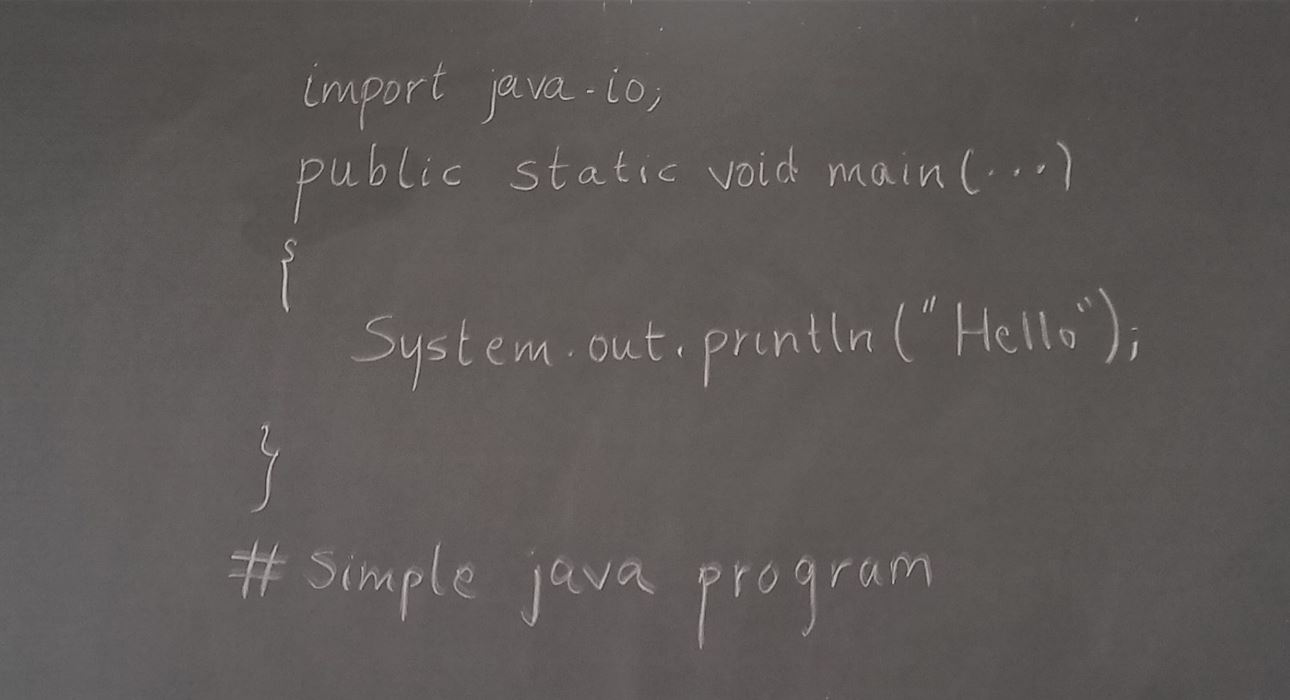
#> input picture INPUTS/1.jpg, 1290 x 700 px
$ python GenData.py INPUTS/1.jpg   (older library calls are emulated)
#> lines starting #> are read from the running program, lines starting #| are printed output that depends on the picture; after the words box and inside, x2 and y2 are one past the last pixel; in counts of white or black regions, pixels touching at a corner belong together
import sys
import numpy as np
import cv2
import os

MIN_CONTOUR_AREA = 30
RESIZED_IMAGE_WIDTH = 20
RESIZED_IMAGE_HEIGHT = 30

def main():
    imgTrainingNumbers = cv2.imread(sys.argv[1]);
#> imgTrainingNumbers is the input picture: shape (700, 1290, 3); mean B, G, R 87.5, 89.5, 94

    if imgTrainingNumbers is None:
        print ("error: image not read from file \n\n")
        os.system("pause")
        return

    imgGray = cv2.cvtColor(imgTrainingNumbers, cv2.COLOR_BGR2GRAY)
    imgBlurred = cv2.GaussianBlur(imgGray, (5,5), 0)
    imgThresh = cv2.adaptiveThreshold(imgBlurred, 255, cv2.ADAPTIVE_THRESH_GAUSSIAN_C, cv2.THRESH_BINARY_INV, 11, 2)
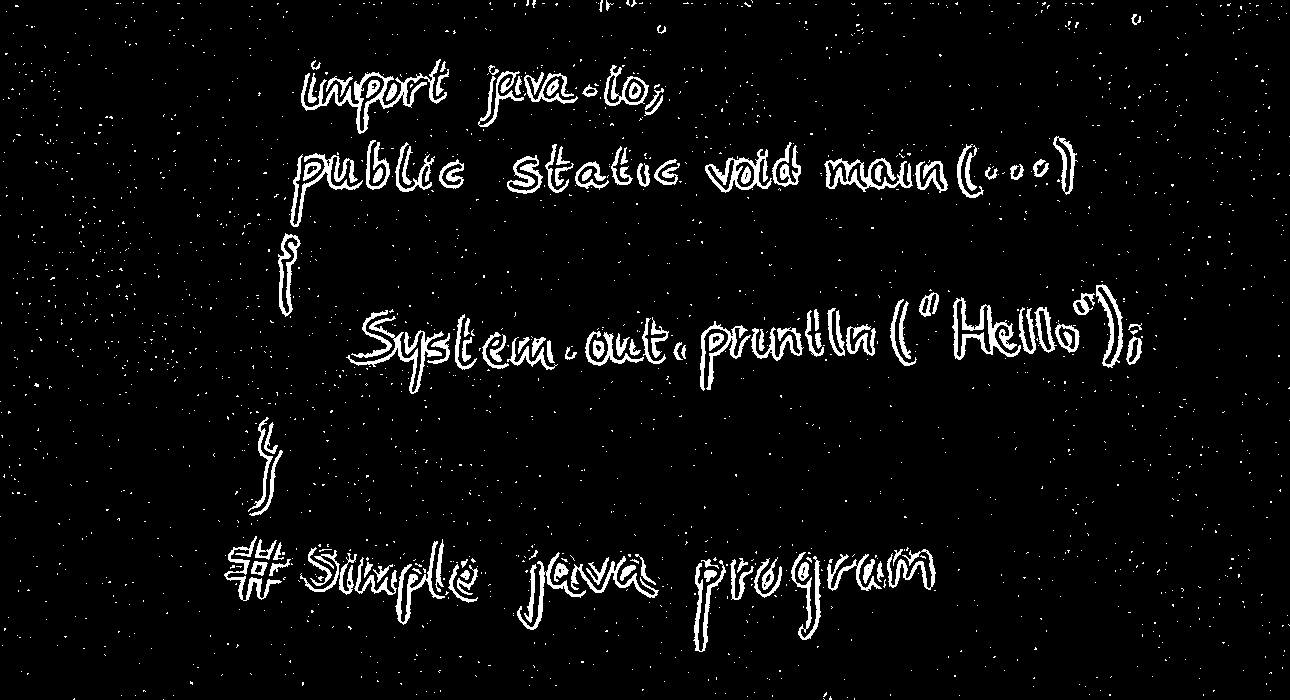
#> imgThresh: shape (700, 1290); 4.8% white; 2240 white regions (2102 under 20 px)
    imgThreshCopy = imgThresh.copy()
    imgContours, npaContours, npaHierarchy = cv2.findContours(imgThreshCopy, cv2.RETR_EXTERNAL,  cv2.CHAIN_APPROX_SIMPLE)
#> npaContours = 2236 contours, 2108 with area under 20; largest, box (x1, y1, x2, y2) and area: (301, 59, 447, 134) 1878, (952, 297, 1021, 360) 1632, (705, 149, 772, 193) 1326, (824, 158, 913, 192) 1280, (1096, 284, 1123, 368) 1031; npaHierarchy = 2236 rows, first 6: [1, -1, -1, -1], [2, 0, -1, -1], [3, 1, -1, -1], [4, 2, -1, -1], [5, 3, -1, -1], [6, 4, -1, -1]
    npaFlattenedImages =  np.empty((0, RESIZED_IMAGE_WIDTH * RESIZED_IMAGE_HEIGHT))

    intClassifications = []
    intValidChars = [ord('0'), ord('1'), ord('2'), ord('3'), ord('4'), ord('5'), ord('6'), ord('7'), ord('8'), ord('9'),
                     ord('A'), ord('B'), ord('C'), ord('D'), ord('E'), ord('F'), ord('G'), ord('H'), ord('I'), ord('J'),
                     ord('K'), ord('L'), ord('M'), ord('N'), ord('O'), ord('P'), ord('Q'), ord('R'), ord('S'), ord('T'),
                     ord('U'), ord('V'), ord('W'), ord('X'), ord('Y'), ord('Z'),
                     ord('a'), ord('b'), ord('c'), ord('d'), ord('e'), ord('f'), ord('g'), ord('h'), ord('i'), ord('j'),
                     ord('k'), ord('l'), ord('m'), ord('n'), ord('o'), ord('p'), ord('q'), ord('r'), ord('s'), ord('t'),
                     ord('u'), ord('v'), ord('w'), ord('x'), ord('y'), ord('z'), ord(' '),
					 ord('!'), ord('@'), ord('#'), ord('$'), ord('%'), ord('^'), ord('&'), ord('*'), ord('('), ord(')'), ord('-'),
					 ord('+'), ord('='), ord('{'), ord('}'), ord('['), ord(']'), ord(';'), ord(':'), ord('"'), ord('\''), ord('<'),
					 ord('>'), ord(','), ord('.'), ord('?'), ord('/'), ord('|'), ord('\\')]

    for npaContour in npaContours:
        if cv2.contourArea(npaContour) > MIN_CONTOUR_AREA:
            [intX, intY, intW, intH] = cv2.boundingRect(npaContour)

            cv2.rectangle(imgTrainingNumbers, (intX, intY), (intX+intW,intY+intH), (0, 0, 255), 2)

            imgROI = imgThresh[intY:intY+intH, intX:intX+intW]
            imgROIResized = cv2.resize(imgROI, (RESIZED_IMAGE_WIDTH, RESIZED_IMAGE_HEIGHT))

            #cv2.imshow("imgROI", imgROI)
            cv2.imshow("imgROIResized", imgROIResized)
            cv2.imshow("training_numbers.png", imgTrainingNumbers)

            intChar = cv2.waitKey(0)

            if intChar == 27:
                sys.exit()
            elif intChar in intValidChars:

                intClassifications.append(intChar)
                npaFlattenedImage = imgROIResized.reshape((1, RESIZED_IMAGE_WIDTH * RESIZED_IMAGE_HEIGHT))
                npaFlattenedImages = np.append(npaFlattenedImages, npaFlattenedImage, 0)
#> this loop made 344 passes; (key Q is pressed on pass 321)
#> (intX, intY, intW, intH) on passes 321, 323, 339, 340, 344: (704, 570, 13, 12), (460, 570, 10, 10), (620, 565, 16, 16), (457, 565, 21, 30), (524, 564, 13, 59)
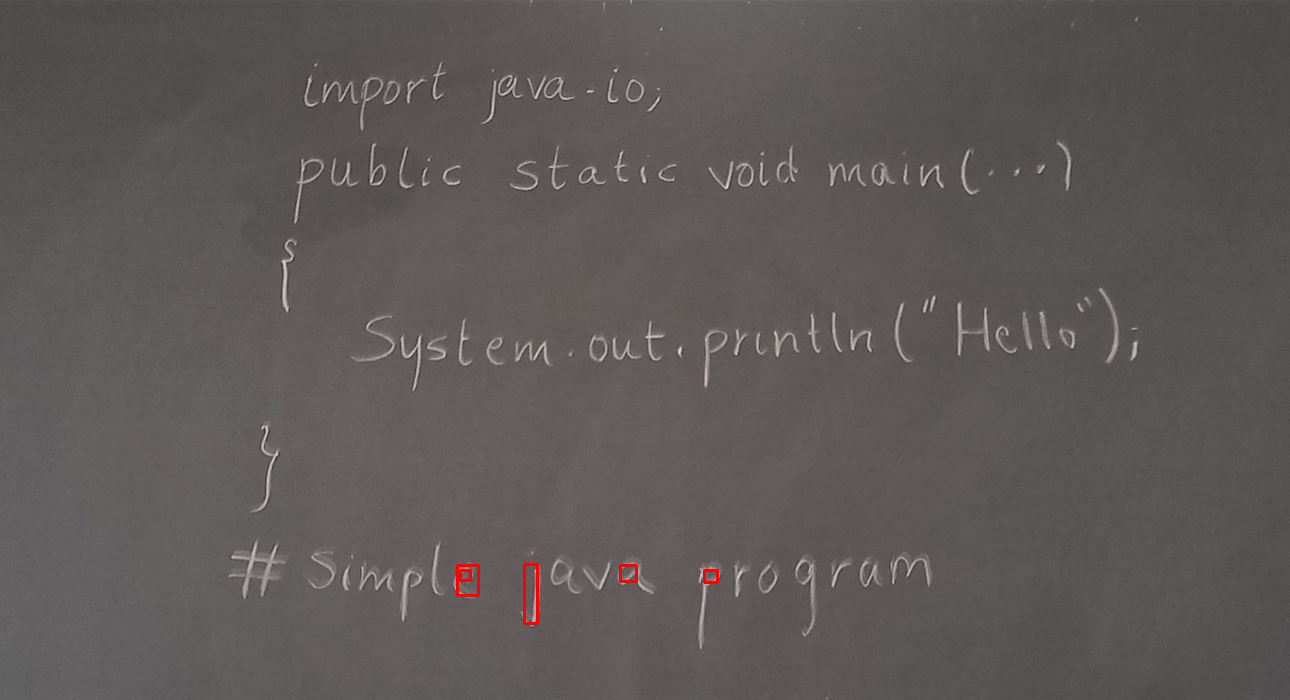
#> imgTrainingNumbers: shape (700, 1290, 3); 0.13% of pixels changed, all inside (x1, y1, x2, y2) = (456, 563, 719, 625)
#> after the loop, intClassifications = [81, 101, 113, 120]

    fltClassifications = np.array(intClassifications, np.float32)
    npaClassifications = fltClassifications.reshape((fltClassifications.size, 1))

    print ("\n\ntraining complete !!\n")
    np.savetxt("D:\Project\\segmented_images\\classifications.txt", npaClassifications)
    np.savetxt("D:\Project\\segmented_images\\flattened_images.txt", npaFlattenedImages)

    cv2.destroyAllWindows()

    return

if __name__ == "__main__":
    main()
#> (the program exits here)

$ run again, on INPUTS/11.jpg
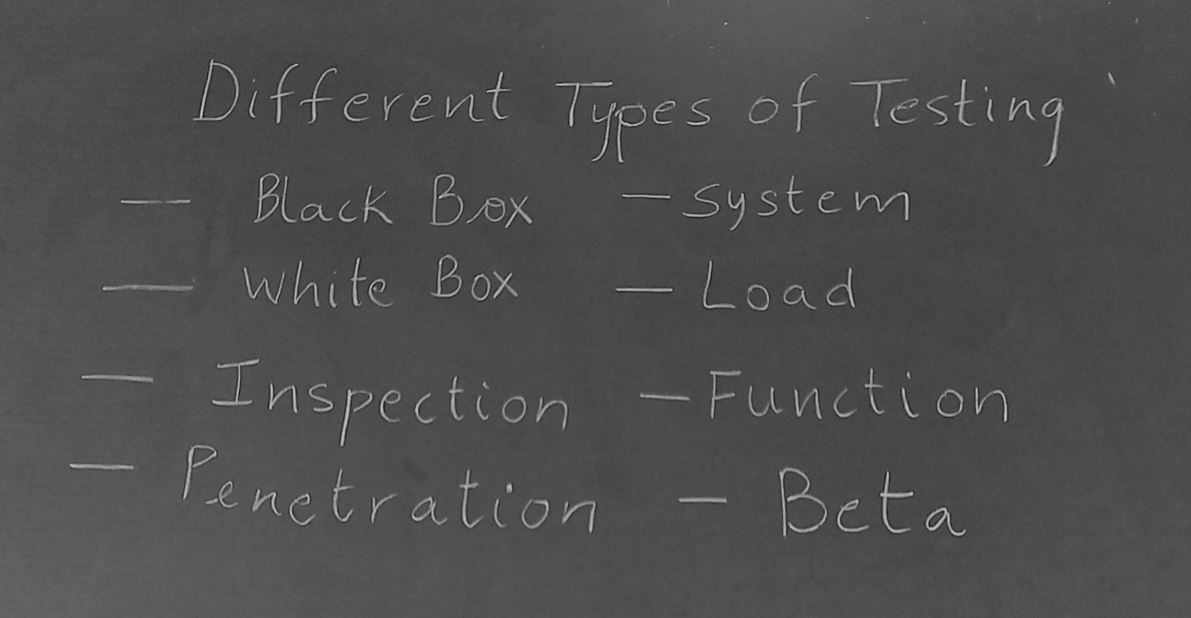
#> input picture INPUTS/11.jpg, 1191 x 618 px
#> in main, imgTrainingNumbers is the input picture: shape (618, 1191, 3); min 22, max 207, mean 77.9
#> in main, `imgThresh = cv2.adaptiveThreshold(imgBlurred, 255, cv2.ADAPTIVE_THRESH..`:
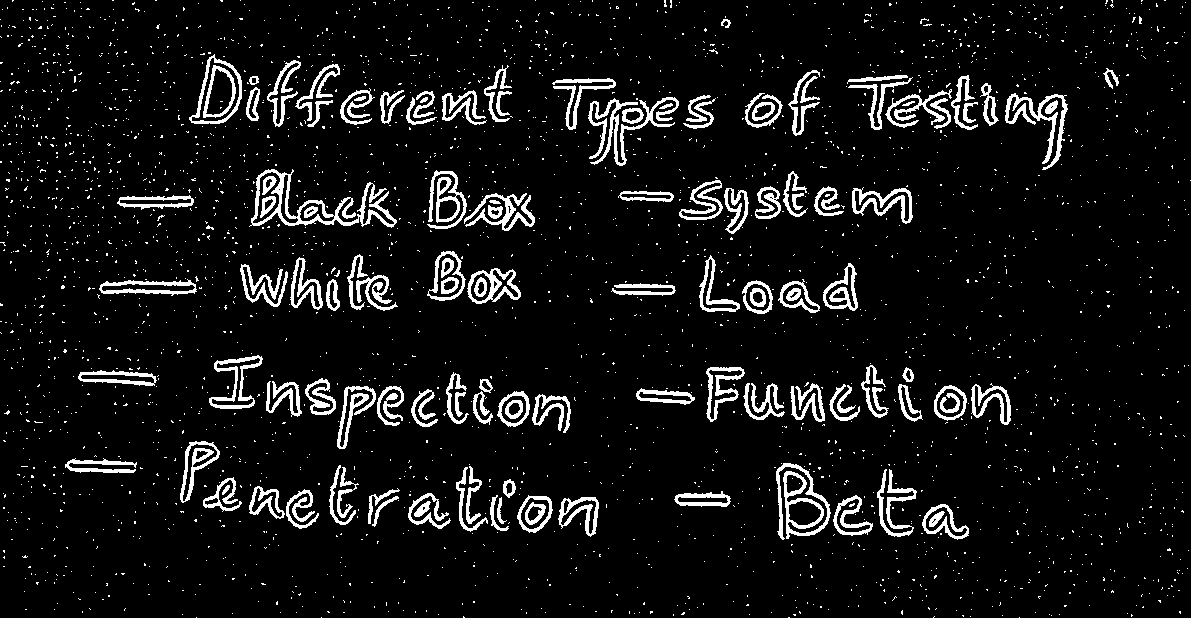
#> imgThresh: shape (618, 1191); 7.5% white; 2884 white regions (2758 under 20 px)
#> npaContours = 2866 contours, 2756 with area under 20; largest, box (x1, y1, x2, y2) and area: (249, 169, 397, 228) 2962, (189, 54, 242, 124) 2276, (776, 463, 831, 540) 1916, (467, 268, 521, 304) 1283, (427, 251, 466, 301) 1230; npaHierarchy = 2866 rows, first 6: [1, -1, -1, -1], [2, 0, -1, -1], [3, 1, -1, -1], [4, 2, -1, -1], [5, 3, -1, -1], [6, 4, -1, -1]
#> the loop in main, `for npaContour in npaContours:` made 497 passes; (key Q is pressed on pass 471)
#> (intX, intY, intW, intH) on passes 471, 482, 493, 494, 497: (922, 504, 47, 36), (414, 501, 17, 16), (558, 497, 41, 40), (497, 497, 10, 27), (372, 496, 27, 31)
#> after the loop in main, `for npaContour in npaContours:`:
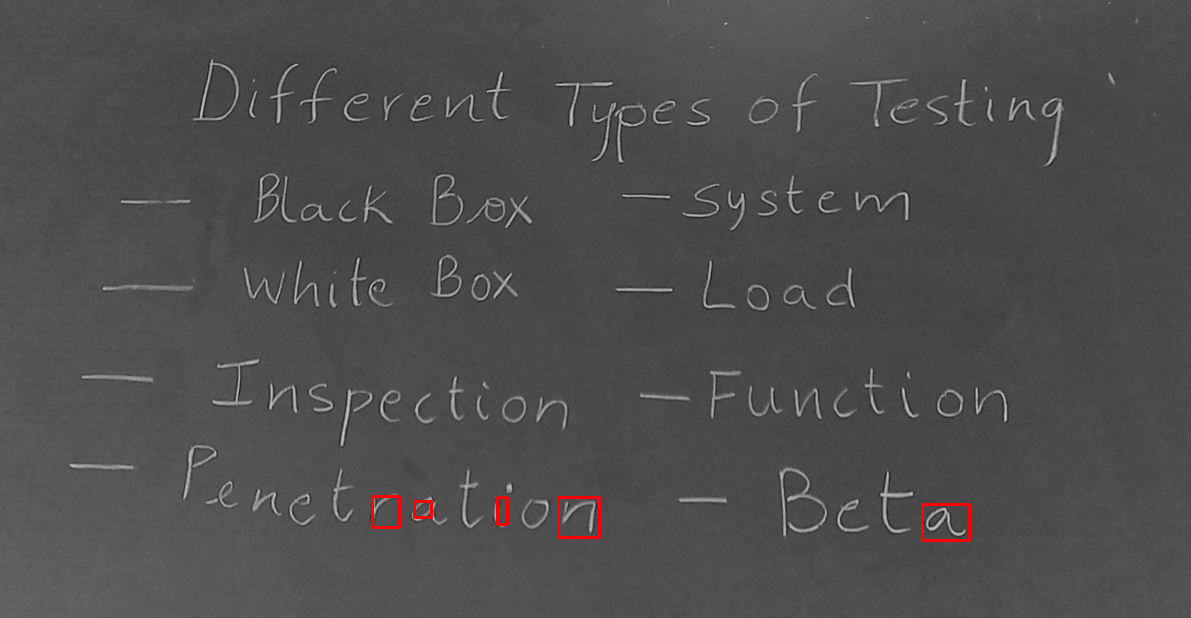
#> imgTrainingNumbers: shape (618, 1191, 3); 0.24% of pixels changed, all inside (x1, y1, x2, y2) = (371, 495, 971, 542)
#> after the loop in main, `for npaContour in npaContours:`: intClassifications = [81, 101, 113, 120]

$ run again, on INPUTS/12.jpg
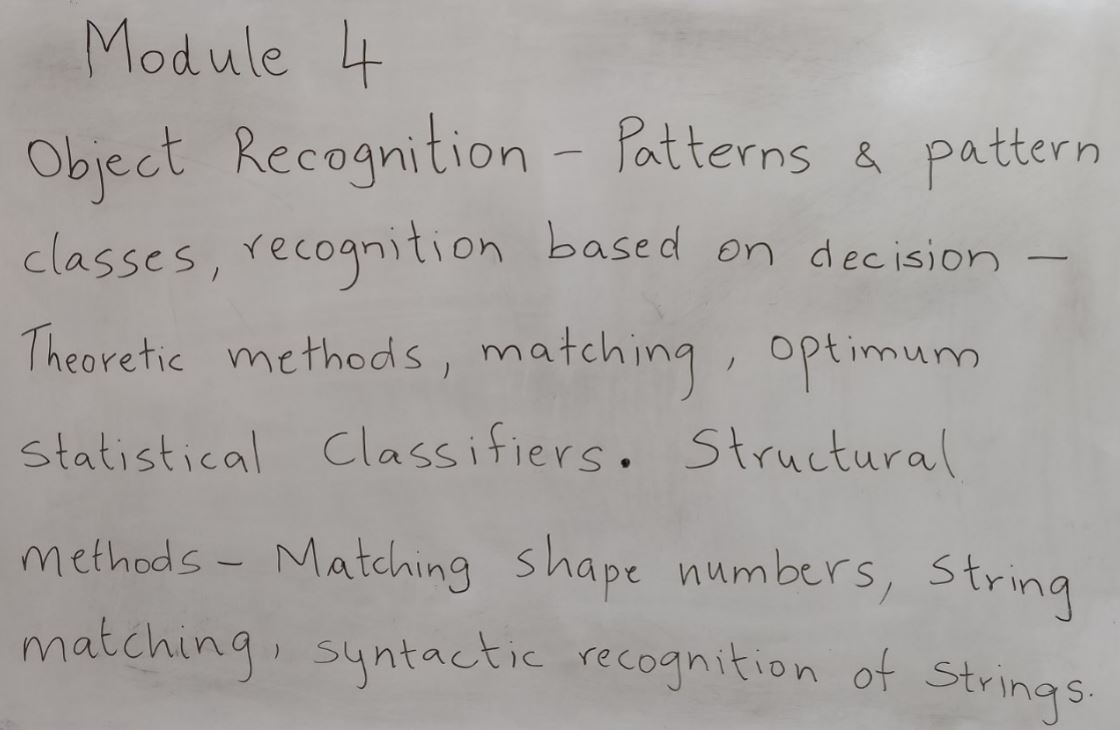
#> input picture INPUTS/12.jpg, 1120 x 730 px
#> in main, imgTrainingNumbers is the input picture: shape (730, 1120, 3); mean B, G, R 161.4, 164.2, 167.8
#> in main, `imgThresh = cv2.adaptiveThreshold(imgBlurred, 255, cv2.ADAPTIVE_THRESH..`:
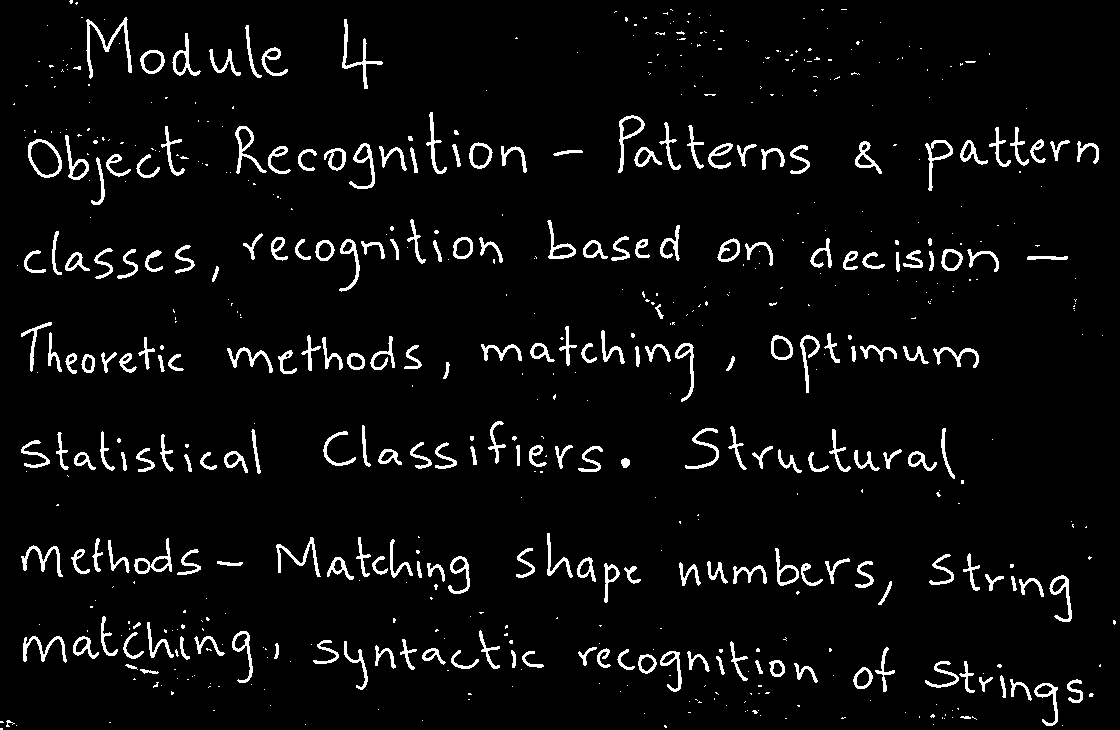
#> imgThresh: shape (730, 1120); 4.9% white; 627 white regions (402 under 20 px)
#> npaContours = 627 contours, 410 with area under 20; largest, box (x1, y1, x2, y2) and area: (28, 139, 62, 178) 939, (618, 115, 645, 173) 510, (134, 538, 172, 574) 462, (925, 140, 953, 191) 456, (469, 142, 493, 169) 450; npaHierarchy = 627 rows, first 6: [1, -1, -1, -1], [2, 0, -1, -1], [3, 1, -1, -1], [4, 2, -1, -1], [5, 3, -1, -1], [6, 4, -1, -1]
#> the loop in main, `for npaContour in npaContours:` made 72 passes; (key Q is pressed on pass 61)
#> (intX, intY, intW, intH) on passes 61, 65, 66, 70, 72: (1034, 683, 24, 43), (1067, 679, 16, 24), (1010, 679, 22, 22), (979, 677, 14, 15), (1000, 675, 6, 23)
#> after the loop in main, `for npaContour in npaContours:`:
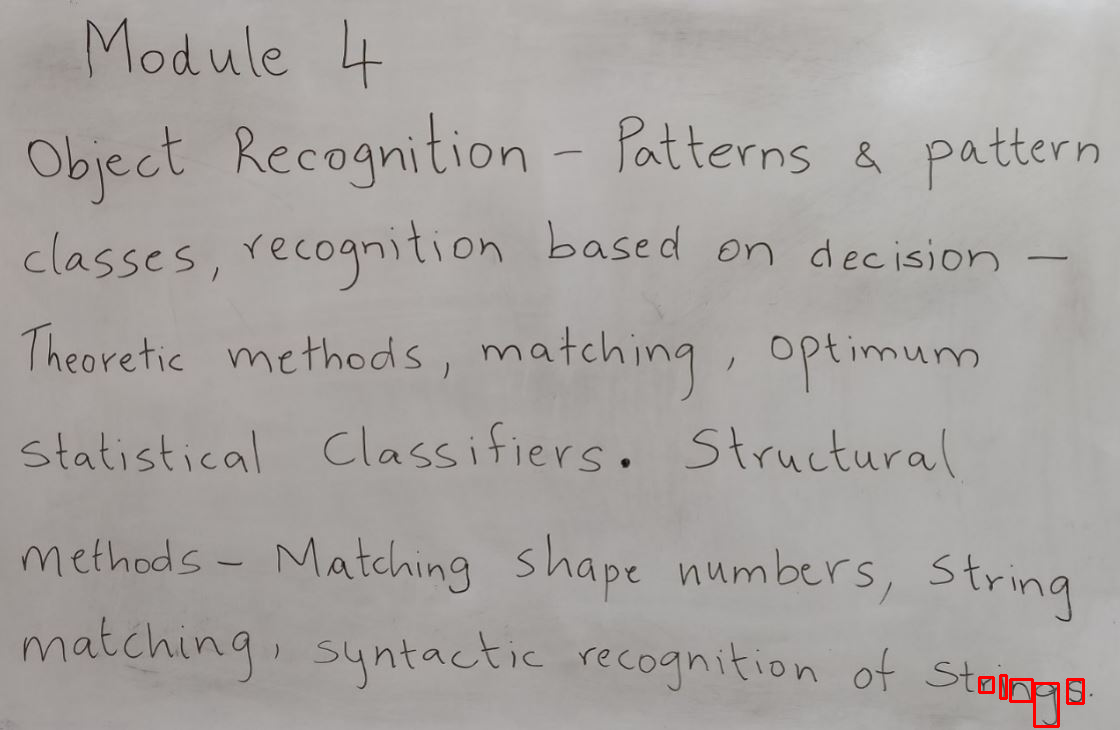
#> imgTrainingNumbers: shape (730, 1120, 3); 0.15% of pixels changed, all inside (x1, y1, x2, y2) = (978, 674, 1085, 728)
#> after the loop in main, `for npaContour in npaContours:`: intClassifications = [81, 101, 113, 120]
